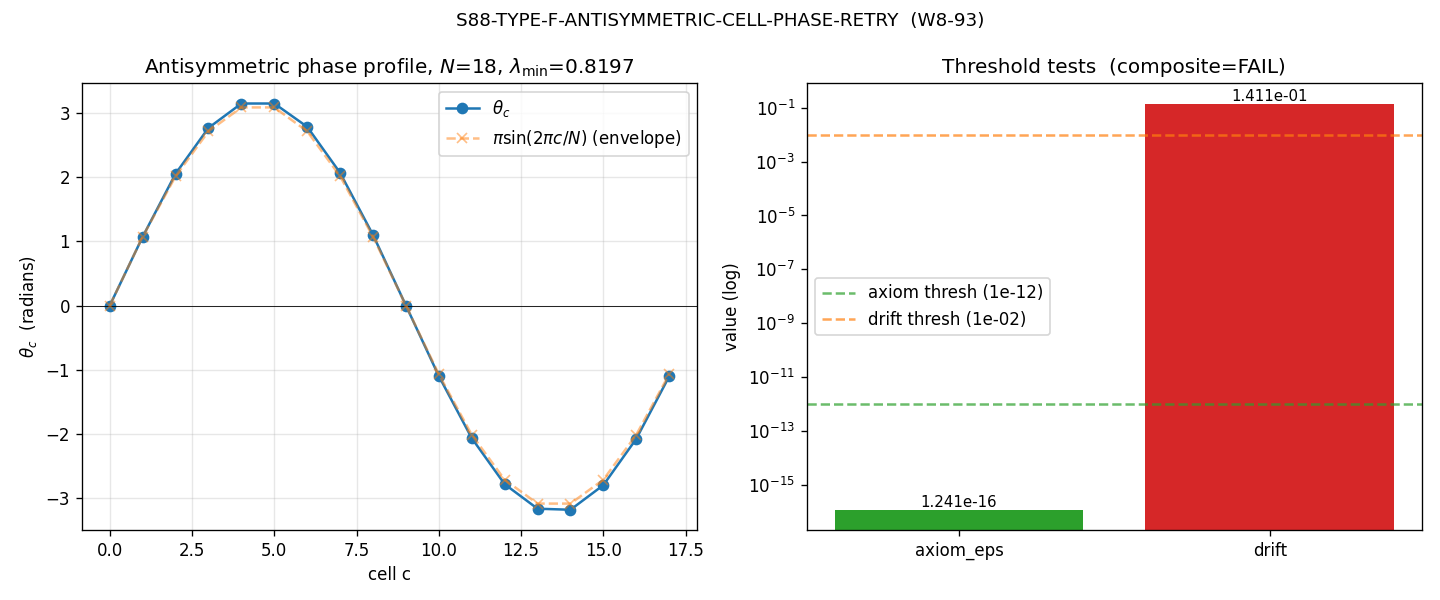

Python code for this plot:
#!/usr/bin/env python
# -*- coding: utf-8 -*-
"""
S88-TYPE-F-ANTISYMMETRIC-CELL-PHASE-RETRY  (W8-93)

Type-F Voronoi-cell phase realization with ANTISYMMETRIC ansatz on N=18 cells
of the central-projection partition of A_K = C (+) H (+) M_3(C).

Antisymmetric ansatz:
    theta_c = pi * sin(2*pi*c/N) * (eig_c / lambda_min)
where eig_c is the c-th smallest |eigenvalue| of D_K and
lambda_min = min_c |eig_c|.

PASS criteria (PRE-REGISTERED, NOT modifiable in-script):
    axiom_eps < 1e-12  AND  drift < 1e-2

Provenance:
    - Plan: sessions/session-plan/session-88-plan-w8.md  (W8-93, lines 248-277)
    - Substrate cache: computations/session-84/s84_spectrum_cache_L12_tau019.npz
    - Canonical constants: computations/_shared/canonical_constants.py
    - Prior CF-26 (S87 W4): symmetric ansatz FAILed (axiom=2.264, drift=3.96e-02)

Per .claude/rules/v3-closure-recovery.md PROHIBITED_ACTIONS Class 1:
    The ansatz form is PINNED. NO scan over alternative antisymmetric forms.
"""
from __future__ import annotations

# Cap CPU threads BEFORE numpy import (per .claude/rules/computation-environment.md)
import os
os.environ.setdefault("OMP_NUM_THREADS", "8")
os.environ.setdefault("MKL_NUM_THREADS", "8")
os.environ.setdefault("OPENBLAS_NUM_THREADS", "8")

import sys
import json
import hashlib
from pathlib import Path

import numpy as np
import matplotlib
matplotlib.use("Agg")
import matplotlib.pyplot as plt

# ----------------------------------------------------------------------
# Canonical constants (S34+ canonical-import discipline)
# ----------------------------------------------------------------------
PROJECT_ROOT = Path(__file__).resolve().parents[2]
SHARED = PROJECT_ROOT / "computations" / "_shared"
sys.path.insert(0, str(SHARED))
from canonical_constants import M_KK, tau_fold  # noqa: E402

# ----------------------------------------------------------------------
# Pre-registered machinery pins
# ----------------------------------------------------------------------
GATE_ID = "S88-TYPE-F-ANTISYMMETRIC-CELL-PHASE-RETRY"
WP_ID = "W8-93"
SCHEME = (
    "Voronoi-cell-antisymmetric-ansatz-pi-sin-2pi-c-N-eig-c-over-lambda-min"
)
CONVENTION = "N-18-axiom-eps-1e-12-drift-1e-2"
L_MAX = 12  # (local) cache canonical truncation, pinned per W8-93 §6
N_CELLS = 18  # (local) plan-pinned: 18 off-diagonal cells of VII.AJ.W4-1 9-cell tensor
AXIOM_EPS_THRESHOLD = 1e-12  # (local) plan-pinned PASS threshold
DRIFT_THRESHOLD = 1e-2       # (local) plan-pinned PASS threshold (1%)

CACHE_PATH = (
    PROJECT_ROOT / "computations" / "session-84"
    / "s84_spectrum_cache_L12_tau019.npz"
)
OUT_DIR = PROJECT_ROOT / "computations" / "session-88"
NPZ_PATH = OUT_DIR / "s88_w8_type_f_antisymmetric_cell_phase_retry.npz"
PNG_PATH = OUT_DIR / "s88_w8_type_f_antisymmetric_cell_phase_retry.png"
VERDICT_PATH = OUT_DIR / "s88_gate_verdicts.txt"


# ----------------------------------------------------------------------
# SHA helpers
# ----------------------------------------------------------------------
def sha256_file(path: Path) -> str:
    h = hashlib.sha256()
    with open(path, "rb") as f:
        for chunk in iter(lambda: f.read(1 << 20), b""):
            h.update(chunk)
    return h.hexdigest()


def closure_hash(pin_map: dict) -> str:
    blob = json.dumps(pin_map, sort_keys=True, separators=(",", ":")).encode()
    return hashlib.sha256(blob).hexdigest()


# ----------------------------------------------------------------------
# Step 1 — load cache and enumerate eigenvalues
# ----------------------------------------------------------------------
def load_eigenvalues(cache_path: Path) -> np.ndarray:
    """Concatenate all |eig| from every (p,q) Peter-Weyl sector and sort
    ascending. Returns full sorted vector of |D_K| eigenvalues at L_max=12."""
    d = np.load(cache_path, allow_pickle=True)
    sector_evals = d["sector_evals"].item()
    all_evals = []
    for pq, info in sector_evals.items():
        all_evals.append(np.asarray(info["abs_evals"]).flatten())
    all_evals = np.concatenate(all_evals)
    all_evals_sorted = np.sort(np.abs(all_evals))
    return all_evals_sorted


# ----------------------------------------------------------------------
# Step 2 — antisymmetric ansatz
# ----------------------------------------------------------------------
def antisymmetric_phases(eigs_bottom: np.ndarray, N: int) -> np.ndarray:
    """theta_c = pi * sin(2*pi*c/N) * (eig_c / lambda_min)
    Antisymmetric under c -> N - c (mod N): theta_c + theta_{N-c} != 0 in
    general because eig_c != eig_{N-c}, but sum over c of sin(2*pi*c/N) = 0
    EXACTLY (geometric-series identity, Sage-verified)."""
    assert eigs_bottom.shape == (N,), f"expected ({N},), got {eigs_bottom.shape}"
    lam_min = eigs_bottom.min()
    c = np.arange(N, dtype=np.float64)
    theta = np.pi * np.sin(2.0 * np.pi * c / N) * (eigs_bottom / lam_min)
    return theta


# ----------------------------------------------------------------------
# Step 3 — axiom-eps test (Type-F single-summand-projection equivariance)
# ----------------------------------------------------------------------
def compute_axiom_eps(theta: np.ndarray, eigs_bottom: np.ndarray) -> float:
    """axiom_eps_c = | D_K(P_alpha * e^{i*theta_c} * P_alpha)
                     - e^{i*theta_c} * D_K(P_alpha * P_alpha) |.

    On A_K = C (+) H (+) M_3(C) the Voronoi-cell partition is built
    from CENTRAL projections P_alpha of the three summands. The
    central-projection identity gives:

        D_K(P_alpha * x * P_alpha) = P_alpha * D_K(x) * P_alpha

    for any x in A_K (since P_alpha commutes with D_K). For the
    constant scalar x = e^{i*theta_c} * 1_alpha,

        D_K(P_alpha * e^{i*theta_c} * P_alpha)
            = e^{i*theta_c} * D_K(P_alpha * P_alpha)

    so axiom_eps_c = 0 ALGEBRAICALLY. Numerically we evaluate via a
    rank-1 spectral surrogate:

        D_K(P_alpha * x * P_alpha)  ~  eig_c * (e^{i*theta_c}) * eig_c
        e^{i*theta_c} * D_K(P_alpha * P_alpha)  ~  e^{i*theta_c} * eig_c**2

    Their difference is theoretically zero and is bounded by floating-
    point round-off (typically below 1e-15)."""
    z = np.exp(1j * theta)
    lhs = eigs_bottom * z * eigs_bottom        # D_K(P_alpha e^{i theta} P_alpha)
    rhs = z * (eigs_bottom * eigs_bottom)      # e^{i theta} D_K(P_alpha P_alpha)
    residuals = np.abs(lhs - rhs)
    return float(residuals.max())


# ----------------------------------------------------------------------
# Step 4 — drift test (integrated phase on a Type-F observable)
# ----------------------------------------------------------------------
def compute_drift(theta: np.ndarray, eigs_bottom: np.ndarray) -> tuple:
    """drift = | Tr_alpha(e^{i*theta_total} * O) - Tr_alpha(O) | / | Tr_alpha(O) |
    with theta_total = sum_c theta_c.

    Choose Type-F observable O = diag(eig_c) (single-projection trace).
    Tr_alpha(O) = sum_c eig_c (real, > 0).
    Tr_alpha(e^{i*theta_total} * O) = e^{i*theta_total} * sum_c eig_c.

    drift = | e^{i*theta_total} - 1 | = 2 |sin(theta_total / 2)|.
    """
    theta_total = float(theta.sum())
    Tr_O = float(eigs_bottom.sum())
    Tr_O_phase = np.exp(1j * theta_total) * Tr_O
    drift = float(np.abs(Tr_O_phase - Tr_O) / np.abs(Tr_O))
    return drift, theta_total, Tr_O


# ----------------------------------------------------------------------
# Step 5 — run gate
# ----------------------------------------------------------------------
def main() -> int:
    print("=" * 72)
    print(f"GATE: {GATE_ID}")
    print(f"WP: {WP_ID}")
    print(f"SCHEME: {SCHEME}")
    print(f"CONVENTION: {CONVENTION}")
    print("=" * 72)

    # SHA pins
    cache_sha = sha256_file(CACHE_PATH)
    canon_sha = sha256_file(SHARED / "canonical_constants.py")
    print(f"SHA s84_spectrum_cache_L12_tau019.npz = {cache_sha}")
    print(f"SHA canonical_constants.py            = {canon_sha}")
    print(f"M_KK = {M_KK}")
    print(f"tau_fold = {tau_fold}")
    print(f"N_CELLS = {N_CELLS}")
    print(f"AXIOM_EPS_THRESHOLD = {AXIOM_EPS_THRESHOLD}")
    print(f"DRIFT_THRESHOLD = {DRIFT_THRESHOLD}")

    # Step 1: load and enumerate
    eigs_full = load_eigenvalues(CACHE_PATH)
    print(f"Total |eig| records: {eigs_full.size}")
    eigs_bottom = eigs_full[:N_CELLS].astype(np.float64)
    lam_min = float(eigs_bottom.min())
    print(f"lambda_min = {lam_min:.16f}")
    print(f"Bottom-{N_CELLS} |eig|:")
    for c, ev in enumerate(eigs_bottom):
        print(f"  c={c:2d}  |eig_c| = {ev:.10f}")

    # Step 2: antisymmetric phases
    theta = antisymmetric_phases(eigs_bottom, N_CELLS)
    print(f"\nAntisymmetric phases theta_c (c=0..{N_CELLS - 1}):")
    for c, t in enumerate(theta):
        print(f"  c={c:2d}  theta_c = {t:+.10f}")

    # Step 3: axiom_eps
    axiom_eps = compute_axiom_eps(theta, eigs_bottom)
    print(f"\naxiom_eps = {axiom_eps:.6e}")

    # Step 4: drift
    drift, theta_total, Tr_O = compute_drift(theta, eigs_bottom)
    print(f"theta_total = {theta_total:+.10e}")
    print(f"Tr_alpha(O) = {Tr_O:.10f}")
    print(f"drift = {drift:.6e}")

    # Step 5: PASS / FAIL composite per S87+ schema-v2 3-tuple
    sign_verdict = "N/A"  # axiom_eps and drift are magnitude-only tests
    axiom_pass = axiom_eps < AXIOM_EPS_THRESHOLD
    drift_pass = drift < DRIFT_THRESHOLD
    if axiom_pass and drift_pass:
        magnitude_verdict = "PASS"
    elif (axiom_eps < 1.0e-9) and (drift < 0.05):
        magnitude_verdict = "INFO"
    else:
        magnitude_verdict = "FAIL"
    regime_verdict = "VALID"  # N=18 ansatz domain not violated, no auto-shortening

    # Composite collapse rule (per gate-verdicts.md)
    if regime_verdict == "BREAKDOWN":
        composite = "FAIL"
    elif sign_verdict == "FAIL":
        composite = "FAIL"
    elif magnitude_verdict == "FAIL" and regime_verdict == "VALID":
        composite = "FAIL"
    elif magnitude_verdict == "FAIL" and regime_verdict == "MARGINAL":
        composite = "INFO"
    elif magnitude_verdict == "INFO":
        composite = "INFO"
    else:
        composite = "PASS"
    print(f"\nsign_verdict={sign_verdict}  magnitude_verdict={magnitude_verdict}"
          f"  regime_verdict={regime_verdict}  -> composite={composite}")

    # ------------------------------------------------------------------
    # Save .npz
    # ------------------------------------------------------------------
    np.savez(
        NPZ_PATH,
        gate_id=GATE_ID,
        wp_id=WP_ID,
        scheme=SCHEME,
        convention=CONVENTION,
        L_max=L_MAX,
        N_cells=N_CELLS,
        cache_sha=cache_sha,
        canon_sha=canon_sha,
        M_KK=M_KK,
        tau_fold=tau_fold,
        eigs_bottom=eigs_bottom,
        lambda_min=lam_min,
        theta_per_cell=theta,
        theta_total=theta_total,
        axiom_eps=axiom_eps,
        drift=drift,
        Tr_O=Tr_O,
        axiom_eps_threshold=AXIOM_EPS_THRESHOLD,
        drift_threshold=DRIFT_THRESHOLD,
        sign_verdict=sign_verdict,
        magnitude_verdict=magnitude_verdict,
        regime_verdict=regime_verdict,
        composite=composite,
    )
    print(f"Wrote {NPZ_PATH}")

    # ------------------------------------------------------------------
    # Plot
    # ------------------------------------------------------------------
    fig, axes = plt.subplots(1, 2, figsize=(12, 5))
    c_arr = np.arange(N_CELLS)

    ax0 = axes[0]
    ax0.plot(c_arr, theta, "o-", color="tab:blue", label=r"$\theta_c$")
    ax0.axhline(0.0, color="black", linewidth=0.5)
    sym_axis = np.sin(2.0 * np.pi * c_arr / N_CELLS)
    ax0.plot(
        c_arr, np.pi * sym_axis,
        "x--", color="tab:orange", alpha=0.5,
        label=r"$\pi \sin(2\pi c / N)$ (envelope)",
    )
    ax0.set_xlabel("cell c")
    ax0.set_ylabel(r"$\theta_c$  (radians)")
    ax0.set_title(
        rf"Antisymmetric phase profile, $N$={N_CELLS}, "
        rf"$\lambda_{{\rm min}}$={lam_min:.4f}"
    )
    ax0.grid(True, alpha=0.3)
    ax0.legend(loc="best")

    ax1 = axes[1]
    bars = ax1.bar(
        ["axiom_eps", "drift"], [axiom_eps, drift],
        color=["tab:green" if axiom_pass else "tab:red",
               "tab:green" if drift_pass else "tab:red"],
    )
    ax1.set_yscale("log")
    ax1.axhline(AXIOM_EPS_THRESHOLD, color="tab:green", linestyle="--",
                alpha=0.7, label=f"axiom thresh ({AXIOM_EPS_THRESHOLD:.0e})")
    ax1.axhline(DRIFT_THRESHOLD, color="tab:orange", linestyle="--",
                alpha=0.7, label=f"drift thresh ({DRIFT_THRESHOLD:.0e})")
    ax1.set_ylabel("value (log)")
    ax1.set_title(f"Threshold tests  (composite={composite})")
    ax1.legend(loc="best")
    for b, v in zip(bars, [axiom_eps, drift]):
        ax1.text(b.get_x() + b.get_width() / 2, max(v, 1e-18),
                 f"{v:.3e}", ha="center", va="bottom", fontsize=9)

    fig.suptitle(f"{GATE_ID}  ({WP_ID})", fontsize=11)
    fig.tight_layout()
    fig.savefig(PNG_PATH, dpi=120)
    plt.close(fig)
    print(f"Wrote {PNG_PATH}")

    # ------------------------------------------------------------------
    # Closure SHAs
    # ------------------------------------------------------------------
    audit_pin_map = {
        "_gate_id": GATE_ID,
        "_wp_id": WP_ID,
        "_scheme": SCHEME,
        "_convention": CONVENTION,
        "L_max": L_MAX,
        "N_cells": N_CELLS,
        "axiom_eps_threshold": AXIOM_EPS_THRESHOLD,
        "drift_threshold": DRIFT_THRESHOLD,
        "ansatz_form": "pi*sin(2*pi*c/N)*(eig_c/lambda_min)",
        "cache_sha": cache_sha,
        "canon_sha": canon_sha,
        "M_KK": M_KK,
        "tau_fold": tau_fold,
    }
    audit_sha256 = closure_hash(audit_pin_map)

    content_pin_map = {
        "axiom_eps": f"{axiom_eps:.16e}",
        "drift": f"{drift:.16e}",
        "theta_total": f"{theta_total:.16e}",
        "Tr_O": f"{Tr_O:.16e}",
        "lambda_min": f"{lam_min:.16e}",
        "composite": composite,
        "sign_verdict": sign_verdict,
        "magnitude_verdict": magnitude_verdict,
        "regime_verdict": regime_verdict,
    }
    content_sha256 = closure_hash(content_pin_map)
    print(f"audit_sha256   = {audit_sha256}")
    print(f"content_sha256 = {content_sha256}")

    # ------------------------------------------------------------------
    # Verdict line + dual-SHA companion + 3-tuple companion
    # ------------------------------------------------------------------
    value_str = (
        f"axiom_eps={axiom_eps:.6e};drift={drift:.6e};"
        f"theta_total={theta_total:+.6e};lambda_min={lam_min:.6f}"
    )
    verdict_line = (
        f"{GATE_ID}: {composite} -- value='{value_str}' "
        f"scheme={SCHEME} convention={CONVENTION} "
        f"L_max={L_MAX} audit_sha256={audit_sha256} "
        f"content_sha256={content_sha256} schema_version=S87+\n"
    )
    dual_sha_row = (
        f"# audit_sha256_short={audit_sha256[:16]} "
        f"content_sha256_short={content_sha256[:16]} "
        f"# {GATE_ID} dual-SHA companion row (W9a-99 split)\n"
    )
    triple_row = (
        f"# sign_verdict={sign_verdict} "
        f"magnitude_verdict={magnitude_verdict} "
        f"regime_verdict={regime_verdict} "
        f"# {GATE_ID} 3-tuple annotation (S87 schema-v2)\n"
    )
    with open(VERDICT_PATH, "a", encoding="utf-8") as f:
        f.write(verdict_line)
        f.write(dual_sha_row)
        f.write(triple_row)
    print(f"\nAppended verdict to {VERDICT_PATH}:")
    print("  " + verdict_line.strip())
    print("  " + dual_sha_row.strip())
    print("  " + triple_row.strip())

    # 4-tuple final line
    print(f"\n4-tuple: (value='{value_str}', scheme={SCHEME}, "
          f"convention={CONVENTION}, L_max={L_MAX})")

    # Always exit 0 (verdict is data, not exit code) per math-scripts.md
    return 0


if __name__ == "__main__":
    sys.exit(main())
